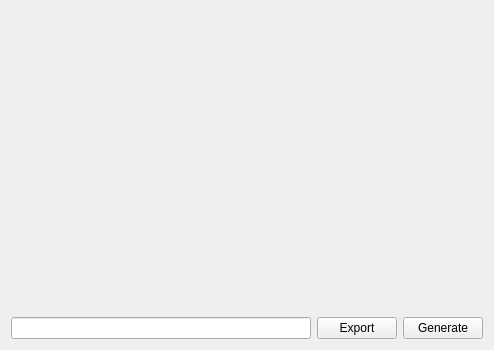
<?xml version="1.0" encoding="UTF-8"?>
<ui version="4.0">
 <class>xToolsQRCodeAssistant</class>
 <widget class="QWidget" name="xToolsQRCodeAssistant">
  <property name="geometry">
   <rect>
    <x>0</x>
    <y>0</y>
    <width>480</width>
    <height>347</height>
   </rect>
  </property>
  <property name="windowTitle">
   <string notr="true">Form</string>
  </property>
  <layout class="QGridLayout" name="gridLayout">
   <item row="1" column="1">
    <widget class="QPushButton" name="pushButtonExport">
     <property name="text">
      <string>Export</string>
     </property>
    </widget>
   </item>
   <item row="1" column="0">
    <widget class="QLineEdit" name="lineEditData">
     <property name="minimumSize">
      <size>
       <width>300</width>
       <height>0</height>
      </size>
     </property>
    </widget>
   </item>
   <item row="1" column="2">
    <widget class="QPushButton" name="pushButtonGenerate">
     <property name="text">
      <string>Generate</string>
     </property>
    </widget>
   </item>
   <item row="0" column="0" colspan="3">
    <widget class="QLabel" name="labelImage">
     <property name="minimumSize">
      <size>
       <width>0</width>
       <height>300</height>
      </size>
     </property>
     <property name="text">
      <string notr="true"/>
     </property>
    </widget>
   </item>
  </layout>
 </widget>
 <resources/>
 <connections/>
</ui>
